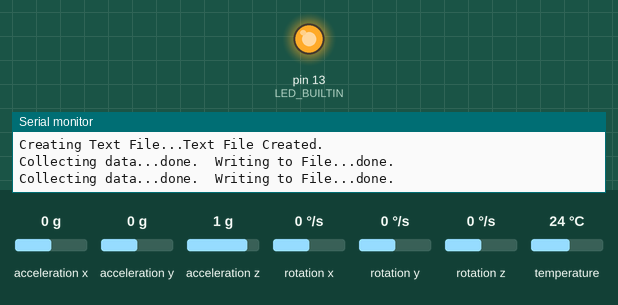
This sketch was run on a simulated Arduino Uno, built for the host (arithmetic inside an expression is 32-bit, double 64-bit). Shown: output pins drawn as LEDs (lit = HIGH), the last lines printed to the serial monitor. Inputs (shaded band) come from the test bench; at power-on: acceleration x 0 g, acceleration y 0 g, acceleration z 1 g, rotation x 0 °/s, rotation y 0 °/s, rotation z 0 °/s, temperature 24 °C. Storage starts empty.

Above: at 0.1 s.
At 60.1 s:
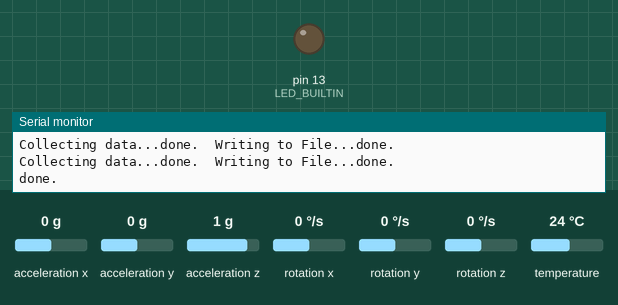
Timing chart, 0 to 61.6 s (numbered marks = the images above):
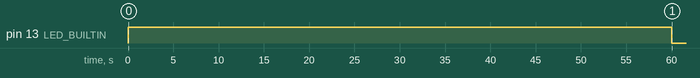

The sketch:

seniorDesign2020_rev5.ino
```cpp
//Include the different libraries
#include <Adafruit_BMP280.h>    //Adafruit temp sensor Library
#include <LSM6.h> //Adafruit accelerometer library
#include <SPI.h>
#include <SD.h> //SD Card library
#include "RTClib.h"


//Temp initialization
Adafruit_BMP280 bmp280;   // Use I2C interface
Adafruit_Sensor *bmp280_temp = bmp280.getTemperatureSensor();


//Accel and Gyro Initializationg
LSM6 lsm6ds33;   //Accelerometer and Gyroscope

//SD Card Initialization
//const int chipSelect = 10;
//Sd2Card card;
//SdVolume volume;
//SdFile root;
File myFile;
RTC_PCF8523 rtc;
char timestamp[30];

//Variables
float accel_x, accel_y, accel_z;
float gyro_x, gyro_y, gyro_z;
float temperature;
char report[80]; //Array of length 80
uint32_t period = 1 * 60000L;       // 1 minutes

//------------------Setting up Real Time Clock-------------------------
void dateTime(uint16_t* date, uint16_t* time) {
  DateTime now = rtc.now();
  // return date using FAT_DATE macro to format fields
  *date = FAT_DATE(now.year(), now.month(), now.day());
  // return time using FAT_TIME macro to format fields
  *time = FAT_TIME(now.hour(), now.minute(), now.second());
}


//--------------------------------SETUP-----------------------------------------------
void setup(void) {

  //Initialize RED LED as an output
  pinMode(LED_BUILTIN, OUTPUT);

  //Set up serial communication
  Serial.begin(9600);
  while(!Serial);  //If the Serial console is not open, wait

  //Sensor Setup
  bmp280.begin(); //temperature sensor
  if(!lsm6ds33.init())  //Ensure that the gyroscope and accelerometer sensor has been initialized. If not been initialized, then wait for initilization
  {
    Serial.println("Failed to detect and initilize LSM6DS33!");
    while(1)
      delay(10);
  }
  lsm6ds33.enableDefault();

  //SDCard Setup
 Serial.print("Initializing SD Card...");
  //if(!SD.begin(10)){
    //Serial.println("SD Card Initialization Failed.");
    //return;
    //}

  Serial.println("Initialization Complete.");
  Serial.print("Creating Text File...");
  myFile = SD.open("SDTest1.txt", FILE_WRITE);   // open the file. Note: that only one file can be open at a time so you have to close this one before opening another.
  Serial.println("Text File Created.");

  //if (! rtc.begin()) {
    //Serial.println("Couldn't find RTC");
    //Serial.flush();
    //abort();
  //}

  // set date time callback function
  rtc.start();
  SdFile::dateTimeCallback(dateTime);

//--------------------------------Collecting Data and recording it-------------------------------------
for( uint32_t tStart = millis();  (millis()-tStart) < period;  ){
  Serial.print("Collecting data..."); //Print the beginning message upon serial opening
  digitalWrite(LED_BUILTIN, HIGH);  //Turn LED on to indicate the start of sensors reading data

  //Grab temperature sensor data and convert to Fahrenheit
  temperature = bmp280.readTemperature();
  temperature = ((9/5)*(temperature))+32;

  //Grab Accel and Gyro raw data and convert to logical data
  lsm6ds33.read(); //Takes a reading from both the accelerometer and gyro and stores the values in the vectors a and g

  snprintf(report, sizeof(report), "Accel: %6d %6d %6d , Gyro: %6d %6d %6d",
     lsm6ds33.a.x, lsm6ds33.a.y, lsm6ds33.a.z,
     lsm6ds33.g.x, lsm6ds33.g.y, lsm6ds33.g.z);

  Serial.print("done. ");

  //Write all data to the SD Card
  // if the file opened okay, write to it:
  if (myFile) {
    Serial.print(" Writing to File...");
    myFile.print("Temp: ");
    myFile.print(temperature);
    myFile.print(" , ");
    myFile.println(report);
    Serial.println("done.");
  }
  else {
    // if the file didn't open, print an error:
    Serial.println("Error opening File!");
  }
  }
  // close the file:
    digitalWrite(LED_BUILTIN, LOW);  //Turn LED on to indicate the start of sensors reading data
    myFile.close();
    Serial.println("done.");
    return;
}

void loop(void) {
//Leave Empty
}
```
